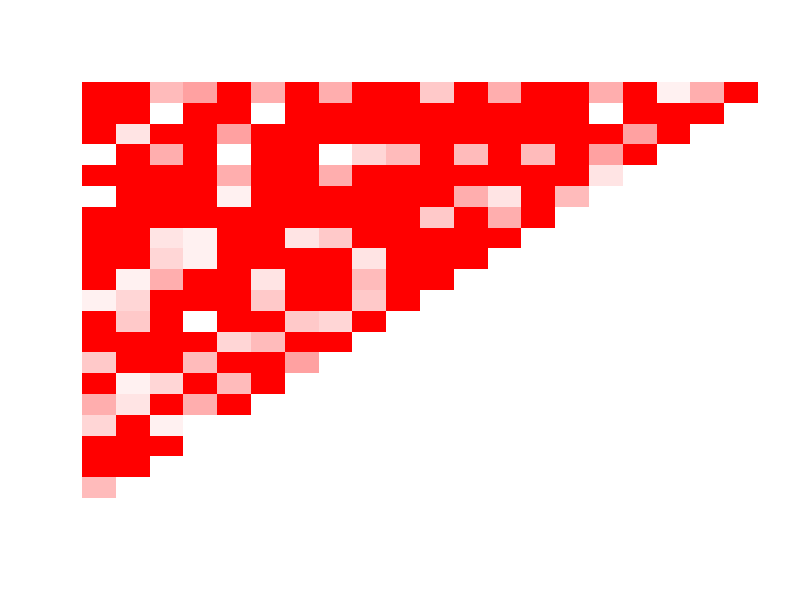

The R source for this figure:
###   Figure LD plot, heatmap for LD blocks
library("grDevices")
col=colorRampPalette(c("white", "red"))(20)
M <- matrix(runif(400),20,20)
M[lower.tri(M)] <- NA
M[M>0.4]<-1
image(M,col = col,frame=F,xaxt="n",yaxt="n")
